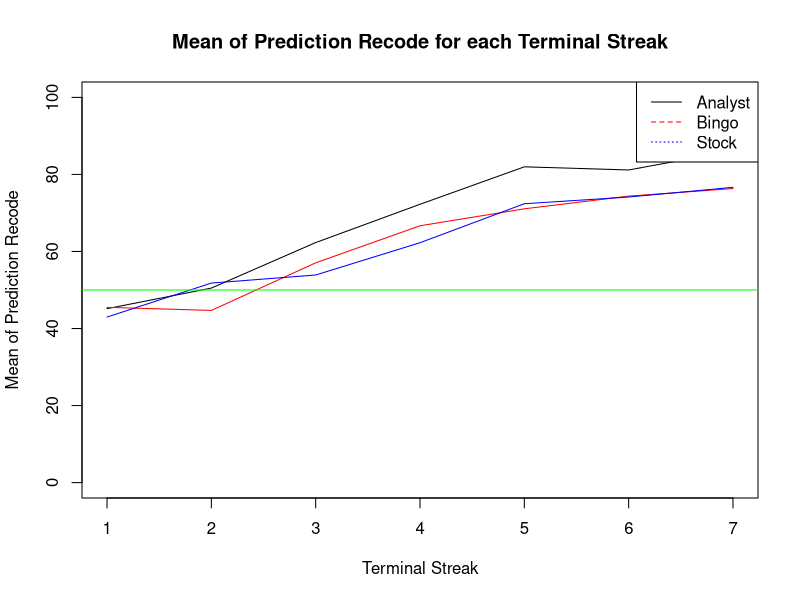
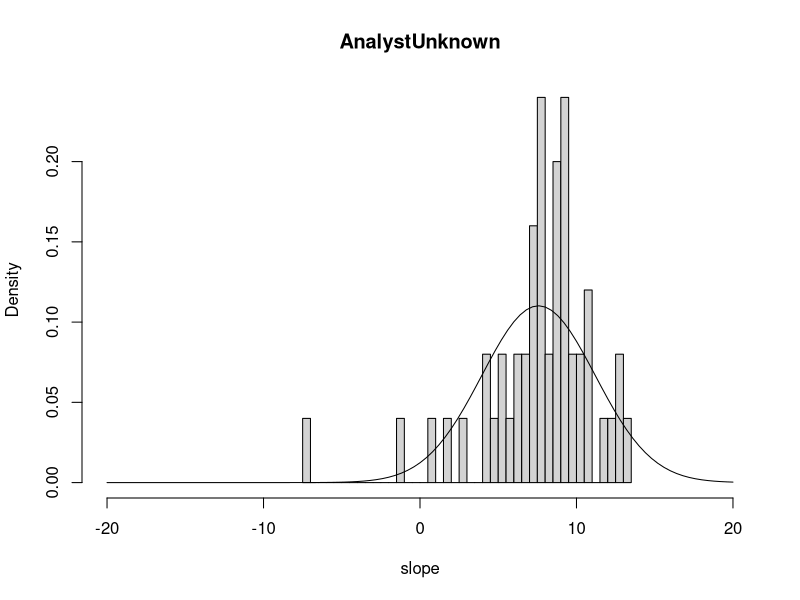
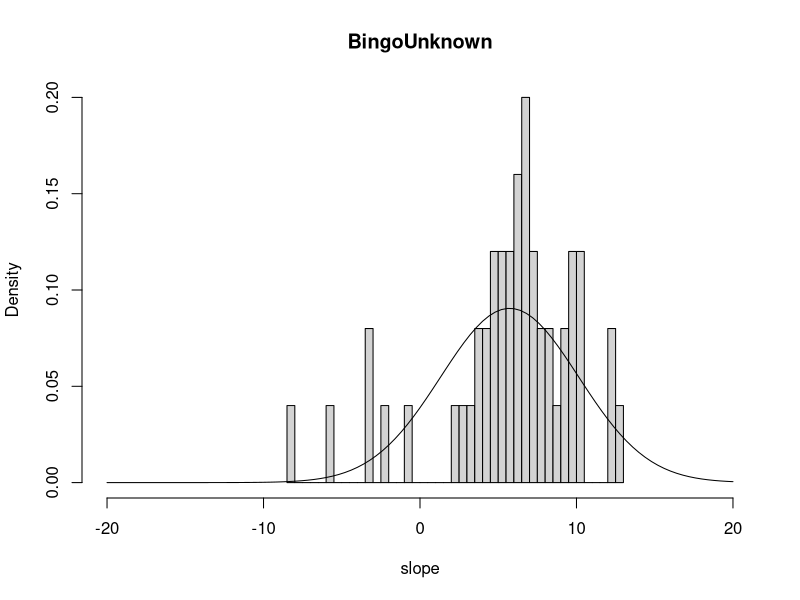
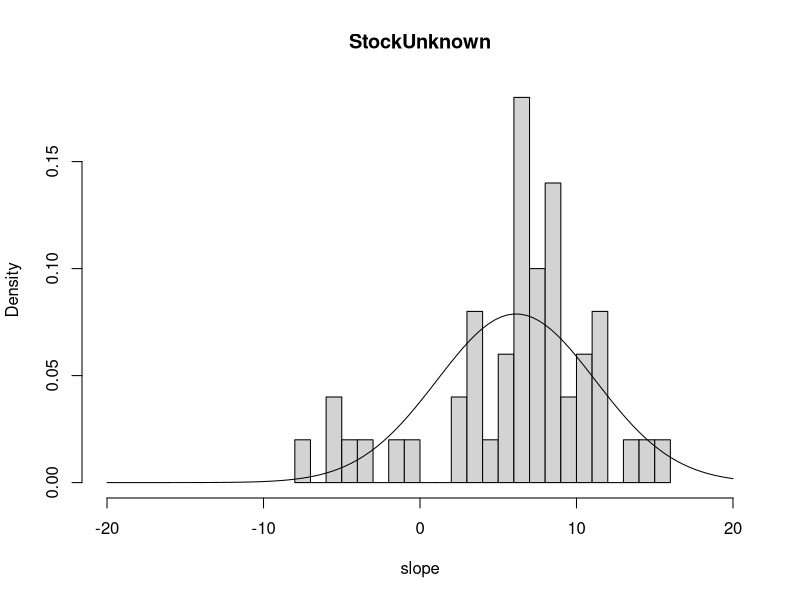

Reproduce these figures in R, in order.
## ---- chunk 1
library(readxl)
library(afex)
data <- read_excel("../Data/PredictingOutcomes_ParticipantPredictions.xlsx", sheet = "Study 3A")

# divide the data based on the generator
data1 <- data[data$generator == "analyst",]
data2 <- data[data$generator == "bingo",]
data3 <- data[data$generator == "stock",]
## ---- chunk 2
nrow(data1)
nrow(data2)
nrow(data3)
## ---- chunk 3
length(data1$prediction_recode)
length(data1$terminal_streak)
## ---- chunk 4
mean1 <- aggregate(data1$prediction_recode, by = list(data1$terminal_streak_length), FUN = mean)
## ---- chunk 5
mean2 <- aggregate(data2$prediction_recode, by = list(data2$terminal_streak_length), FUN = mean)
mean3 <- aggregate(data3$prediction_recode, by = list(data3$terminal_streak_length), FUN = mean)
## ---- chunk 6
plot(mean1$Group.1,mean1$x, type = "l",ylim=c(0,100), xlab = "Terminal Streak", ylab = "Mean of Prediction Recode", main = "Mean of Prediction Recode for each Terminal Streak")
lines(mean2$Group.1,mean2$x, col = "red")
lines(mean3$Group.1,mean3$x,  col = "blue")
abline(h = 50, col = "green")
legend("topright", legend = c("Analyst", "Bingo", "Stock"), col = c("black", "red", "blue"), lty = 1:3)
## ---- chunk 7
model1 <- lmer(prediction_recode ~ generator + (1|participant_id), data = data)
summary(model1)
## ---- chunk 8
anova(model1)
## ---- chunk 9
aov1<-aov_ez('participant_id','prediction_recode',data, between=c('generator'),within=c('terminal_streak_length'))
aov1

pairwise.t.test(data$prediction_recode, data$generator, p.adjust.method = "bonferroni")


## ---- chunk 10
id <- unique(data1$participant_id)

slope <- c()

for (i in id){
x <- as.character(i)
datax <- data1[data1$participant_id == x,]
model <- lm(prediction_recode ~ terminal_streak_length, data = datax)
slope <- c(slope, coef(model)[2])
}

hist(slope,breaks=30,xlim=c(-20,20),prob=TRUE,main="AnalystUnknown")
curve(dnorm(x, mean = mean(slope), sd = sd(slope)), add = TRUE, col = "black")
## ---- chunk 11
id <- unique(data2$participant_id)

slope <- c()

for (i in id){
x <- as.character(i)
datax <- data2[data2$participant_id == x,]
model <- lm(prediction_recode ~ terminal_streak_length, data = datax)
slope <- c(slope, coef(model)[2])
}

hist(slope,breaks=30,xlim=c(-20,20),prob=TRUE,main="BingoUnknown")
curve(dnorm(x, mean = mean(slope), sd = sd(slope)), add = TRUE, col = "black")
## ---- chunk 12
id <- unique(data3$participant_id)

slope <- c()

for (i in id){
x <- as.character(i)
datax <- data3[data3$participant_id == x,]
model <- lm(prediction_recode ~ terminal_streak_length, data = datax)
slope <- c(slope, coef(model)[2])
}

hist(slope,breaks=30,xlim=c(-20,20),prob=TRUE,main="StockUnknown")
curve(dnorm(x, mean = mean(slope), sd = sd(slope)), add = TRUE, col = "black")
## ---- chunk 13
data_dem<- read_excel("../Data/PredictingOutcomes_ParticipantDemographics.xlsx", sheet = "Study 2A")

# print(data)
## ---- chunk 14
map <- data.frame(unique(data_dem$participant_id), data_dem$gender)
colnames(map) <- c("participant_id","gender")
# map
## ---- chunk 15
dataf <- data[,c(2,3,10)]
# print(data1)
## ---- chunk 16

df <- merge(dataf, map, by = "participant_id")
male <- df[df$gender=='0',]
female <- df[df$gender=='1',]
t.test(male$prediction_recode, female$prediction_recode)
## ---- chunk 17
df_analyst <- df[df$generator=="analyst",]
male <- df_analyst[df_analyst$gender=='0',]
female <- df_analyst[df_analyst$gender=='1',]
t.test(male$prediction_recode, female$prediction_recode)
## ---- chunk 18
df_stock <- df[df$generator=="stock",]
male <- df_stock[df_stock$gender=='0',]
female <- df_stock[df_stock$gender=='1',]
t.test(male$prediction_recode, female$prediction_recode)
## ---- chunk 19
df_bingo <- df[df$generator=="bingo",]
male <- df_bingo[df_bingo$gender=='0',]
female <- df_bingo[df_bingo$gender=='1',]
t.test(male$prediction_recode, female$prediction_recode)
